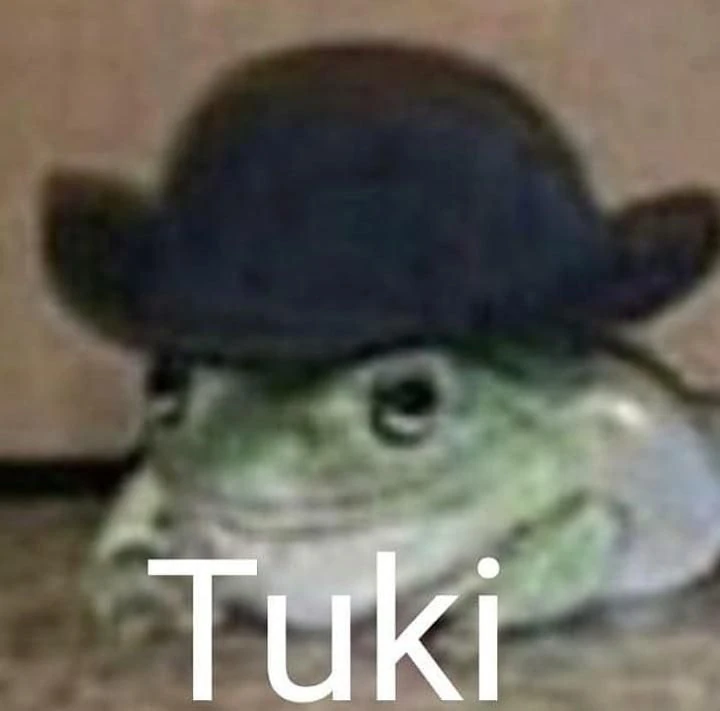
#> input picture Reduccion de dimensiones/tuki.png, 720 x 711 px
$ jupyter execute tukidecomposition.ipynb
#> lines starting #> are read from the running program, lines starting #| are printed output that depends on the picture
[cell 1]
import numpy as np
from sklearn.decomposition import PCA
import cv2 as cv2
import matplotlib.pyplot as plt
from copy import deepcopy

[cell 2]
img_original = cv2.imread('tuki.png')
#> img_original is the input picture: shape (711, 720, 3); mean B, G, R 89, 98.5, 101.3
img_original = cv2.cvtColor(img_original, cv2.COLOR_BGR2RGB)
plt.figure(figsize = (9,9))
plt.imshow(img_original)

[cell 3]
img_unrolled = np.reshape(img_original, newshape=(-1, 3))
img_unrolled.shape
#> Out = (511920, 3)

[cell 4]
pca = PCA(3)
pca.fit(img_unrolled)
pca_transformed_data = pca.transform(img_unrolled)

[cell 5]
print( pca.explained_variance_ratio_)
plt.bar([0,1,2], pca.explained_variance_ratio_)
plt.ylabel('Varianza explicada')
plt.xlabel('Componente')
plt.xticks([0,1,2])
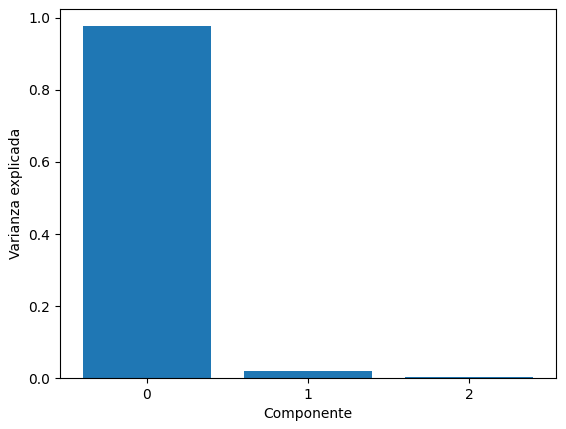
#> figure drawn by matplotlib, 1 panel; tallest bar 0.977 high, from x = -0.4 to 0.4

[cell 6]
pca.components_ #Cada fila es un componente

[cell 7]
fig = plt.figure()
ax = fig.add_subplot(111, facecolor = 'gray')
plt.scatter(pca_transformed_data[:,0], pca_transformed_data[:,1], c = img_unrolled/255)
plt.xlabel('PC1')
plt.ylabel('PC2')
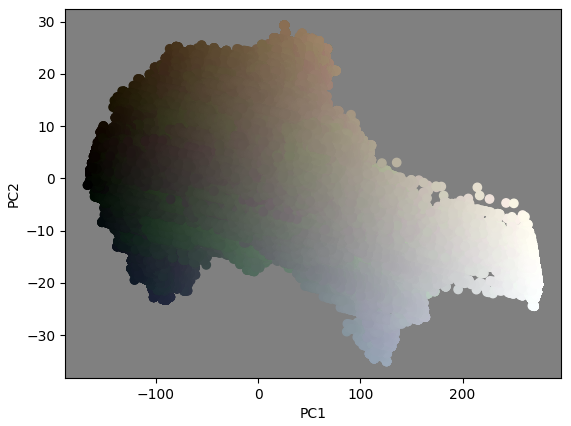
#> figure drawn by matplotlib, 1 panel

[cell 8]
fig = plt.figure(figsize=(10,10))
ax = fig.add_subplot(projection='3d')
ax.scatter(pca_transformed_data[:,0], pca_transformed_data[:,1], pca_transformed_data[:,2], c = img_unrolled/255)
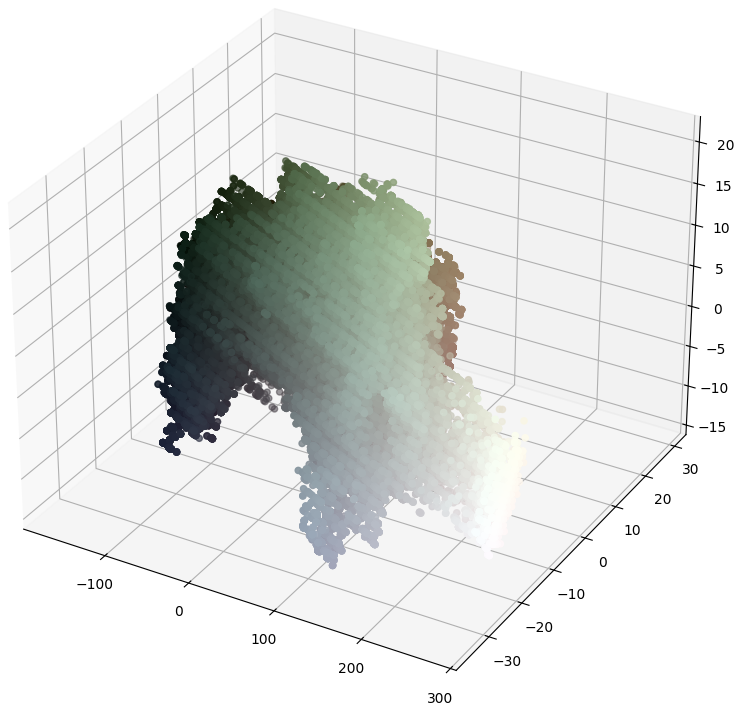
#> figure drawn by matplotlib, 1 panel

[cell 9]
fig = plt.figure(figsize=(15,15))
ax = fig.add_subplot(projection='3d', facecolor = 'gray')
ax.scatter(img_unrolled[:,0], img_unrolled[:,1], img_unrolled[:,2], c = img_unrolled/255, marker='.', s = 2, alpha = 0.3)
ax.set_xlabel('R')
ax.set_ylabel('G')
ax.set_zlabel('B')
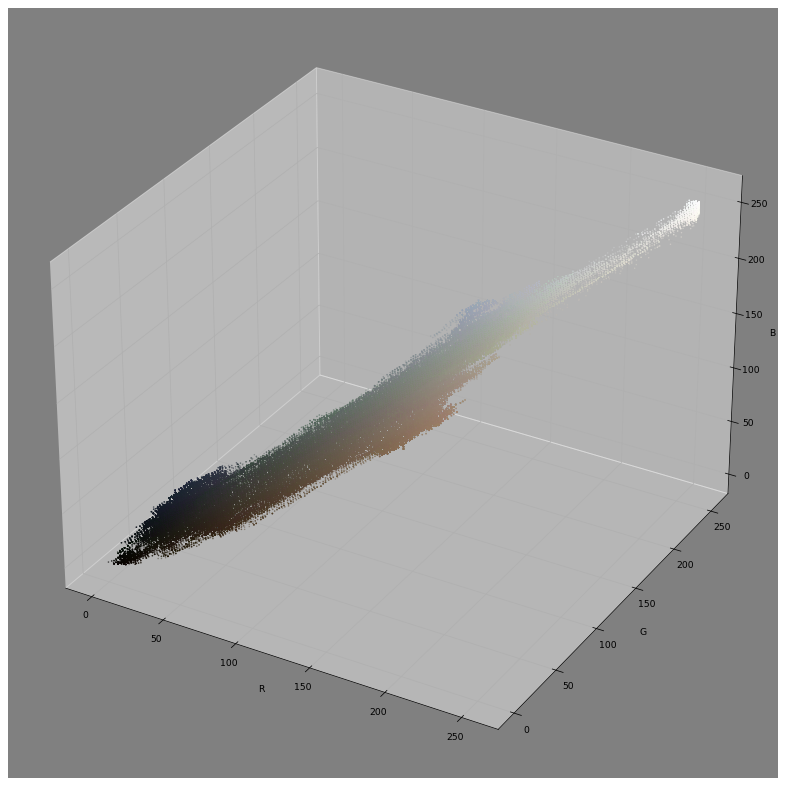
#> figure drawn by matplotlib, 1 panel

[cell 10]
pca_cut = deepcopy(pca_transformed_data)
pca_cut[:,[1,2]] = 0 #Seteo a cero los componentes que no quiero
pca_reconstructed = pca.inverse_transform(pca_cut)
pca_cut

[cell 11]
plt.figure(figsize = (9,9))
plt.imshow(np.reshape(pca_reconstructed/255, newshape=img_original.shape)) #/255 pq le gusta rango 0-1
